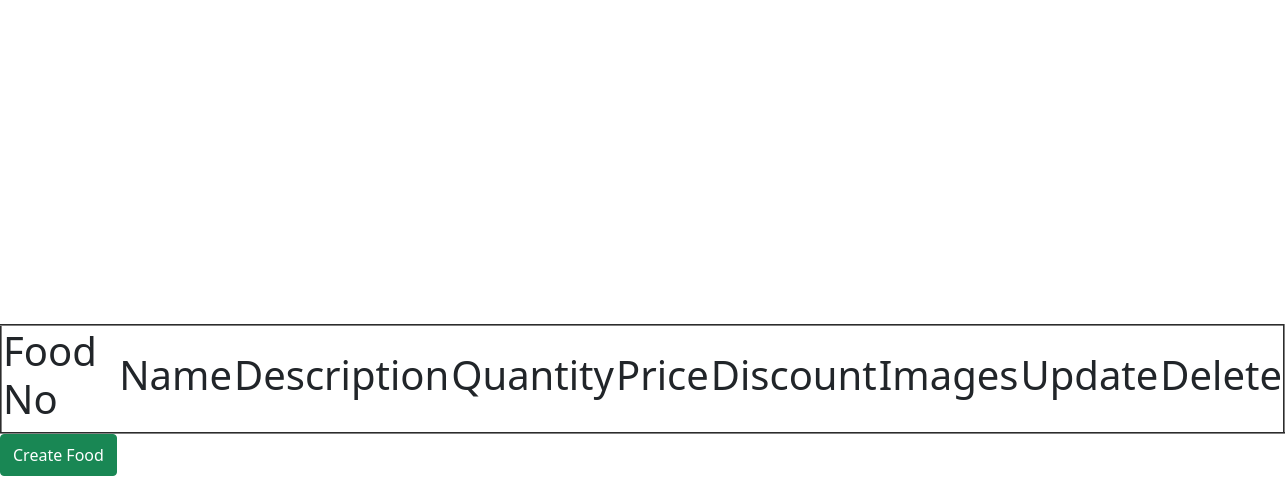
The page /food/food_list/ (signed in) on the database as committed earlier.
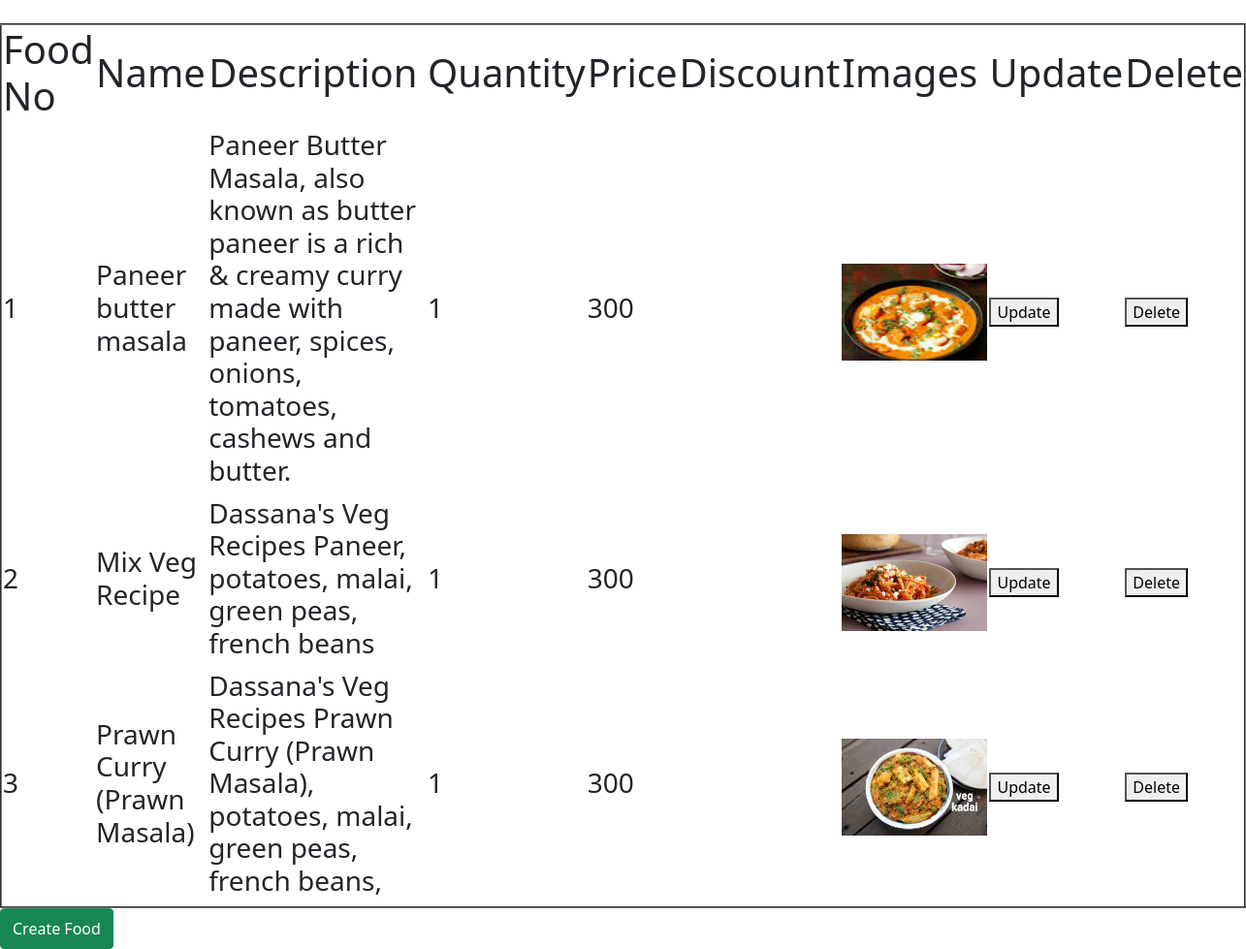
The same page on the database as committed later.
### food/models.py (models this page shows)
class food_items(models.Model):
    fid = models.BigAutoField(primary_key=True)
    mid = models.ForeignKey(menu_items, on_delete=models.CASCADE)
    f_name = models.CharField(max_length=50)
    f_desc = models.TextField()
    f_quantity = models.PositiveIntegerField(default=1)
    f_price = models.PositiveIntegerField(default=30)
    discount = models.PositiveSmallIntegerField(default=0)
    f_img = models.ImageField()

### food/views.py (the view)
@login_required(login_url='/authe/login')
def list_food_view(request):
    res = food_items.objects.all()
    return render(request=request, template_name='food_list.html', context={'res': res})

### food/templates/food_list.html (shortened to what this page needs)
<!doctype html>
<html lang="en" data-bs-theme="auto">
<head>
    {% load static %}
    {% include 'partials/_bootcss.html' %}
    <link href="{% static 'css/sign-in.css'%}" rel="stylesheet">
</head>
<body class="d-flex align-items-center py-4 bg-body-tertiary">
    <main class="w-10 m-auto">
        {% block content %}
        <div>
            <table border="2">
                <tr>
                    <th>
                        <h1>Food No</h1>
                    </th>
                    <th>
                        <h1>Name </h1>
                    </th>
                    <th>
                        <h1>Description </h1>
                    </th>
                    <th>
                        <h1>Quantity </h1>
                    </th>
                    <th>
                        <h1>Price </h1>
                    </th>
                    <th>
                        <h1>Discount </h1>
                    </th>
                    <th>
                        <h1>Images </h1>
                    </th>
                    <th>
                        <h1>Update</h1>
                    </th>
                    <th>
                        <h1>Delete</h1>
                    </th>
                </tr>
                {% for i in res %}
                <tr>
                    <td>
                        <h3>{{i.fid}}</h3>
                    </td>
                    <td>
                        <h3>{{i.f_name}}</h3>
                    </td>
                    <td>
                        <h3>{{i.f_desc}}</h3>
                    </td>
                    <td>
                        <h3>{{i.f_quantity}}</h3>
                    </td>
                    <td>
                        <h3>{{i.f_price}}</h3>
                    </td>
                    <td>
                    </td>
                    <td>
                        <img src="{{i.f_img.url}}" alt="" height="100" width="150">
                    </td>
                    <td>
                        <a href="{% url 'food:food_update' pk=i.fid %}"><button>Update</button></a>
                    </td>
                    <td>
                        <a href="{% url 'food:food_delete' pk=i.fid %}"><button>Delete</button></a>
                    </td>
                </tr>
                {% endfor %}
            </table>
        </div>
        {% endblock %}
        <a href="{%url 'food:food_create' %}" class="btn btn-success w-45 py-2" type="submit">Create Food</a>
    </main>
    {% include 'partials/_bootjs.html' %}
</body>
</html>

### templates/partials/_bootcss.html (shortened to what this page needs)
<!DOCTYPE html>
<html lang="en">
<head>
    {% load static %}
    <link rel="stylesheet" href="{% static 'boot/css/bootstrap-grid.css'%}">
    <link rel="stylesheet" href="{% static 'boot/css/bootstrap-grid.min.css'%}">
    <link rel="stylesheet" href="{% static 'boot/css/bootstrap-grid.rtl.css'%}">
    <link rel="stylesheet" href="{% static 'boot/css/bootstrap-grid.rtl.min.css'%}">
    <link rel="stylesheet" href="{% static 'boot/css/bootstrap-utilities.css'%}">
    <link rel="stylesheet" href="{% static 'boot/css/bootstrap-utilities.min.css'%}">
    <link rel="stylesheet" href="{% static 'boot/css/bootstrap-utilities.rtl.css'%}">
    <link rel="stylesheet" href="{% static 'boot/css/bootstrap-utilities.rtl.min.css'%}">
    <link rel="stylesheet" href="{% static 'boot/css/bootstrap-reboot.css'%}">
    <link rel="stylesheet" href="{% static 'boot/css/bootstrap-reboot.min.css'%}">
    <link rel="stylesheet" href="{% static 'boot/css/bootstrap-reboot.rtl.css'%}">
    <link rel="stylesheet" href="{% static 'boot/css/bootstrap-reboot.rtl.min.css'%}">
    <link rel="stylesheet" href="{% static 'boot/css/bootstrap.css'%}">
    <link rel="stylesheet" href="{% static 'boot/css/bootstrap.min.css'%}">
    <link rel="stylesheet" href="{% static 'boot/css/bootstrap.rtl.css'%}">
    <link rel="stylesheet" href="{% static 'boot/css/bootstrap.rtl.min.css'%}">
</head>
<body>
</body>
</html>

### templates/partials/_bootjs.html (shortened to what this page needs)
<!DOCTYPE html>
<html lang="en">
<head>
    {% load static %}
</head>
<body>
</body>
</html>

### food/static/css/sign-in.css (style rules this page uses)
html, body { height: 100%; }

Rows that differ between the two databases and show on the page:
added food_items: fid "1", f_name "Paneer butter masala", f_desc "Paneer Butter Masala, also known as butter paneer is a rich & creamy curry made with paneer, spices, onions, tomatoes, cashews and butter.", f_quantity "1", f_price "300", f_img (picture)
added food_items: fid "2", f_name "Mix Veg Recipe", f_desc "Dassana's Veg Recipes Paneer, potatoes, malai, green peas, french beans", f_quantity "1", f_price "300", f_img (picture)
added food_items: fid "3", f_name "Prawn Curry (Prawn Masala)", f_desc "Dassana's Veg Recipes Prawn Curry (Prawn Masala), potatoes, malai, green peas, french beans,", f_quantity "1", f_price "300", f_img (picture)
